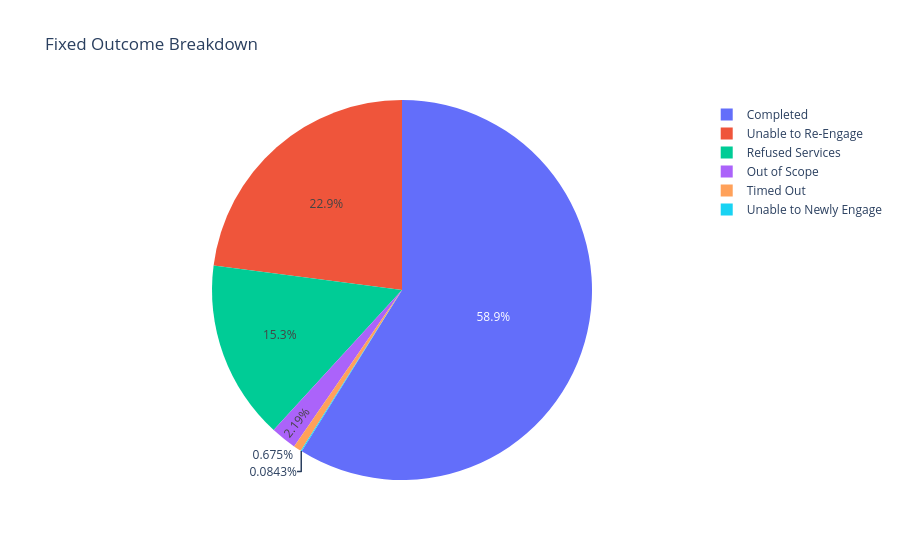

This figure's notebook cell:
### Code cell
# remove outcomes that would bias the model because they are unpredictable

active_to_terminal = active_to_terminal.loc[~active_to_terminal.terminal_state.isin(['Off Plan', 'Deceased', 'Misconduct'])]
outcome_data_fixed = active_to_terminal.groupby(['stage_name', 'terminal_state']).nunique().reset_index()

fig = px.pie(outcome_data_fixed, values='member_id', names='terminal_state', title='Fixed Outcome Breakdown')
fig.show()

### Figure 1 — Plotly figure (JSON) as saved in the notebook; plotly's stock layout.template omitted (floating-point values rounded to 4 significant figures)
{"data": [{"domain": {"x": [0, 1], "y": [0, 1]}, "hovertemplate": "terminal_state=%{label}<br>member_id=%{value}<extra></extra>", "labels": ["Completed", "Out of Scope", "Refused Services", "Timed Out", "Unable to Newly Engage", "Unable to Re-Engage"], "legendgroup": "", "name": "", "showlegend": true, "type": "pie", "values": [1396, 52, 362, 16, 2, 544]}], "layout": {"legend": {"tracegroupgap": 0}, "title": {"text": "Fixed Outcome Breakdown"}}}
